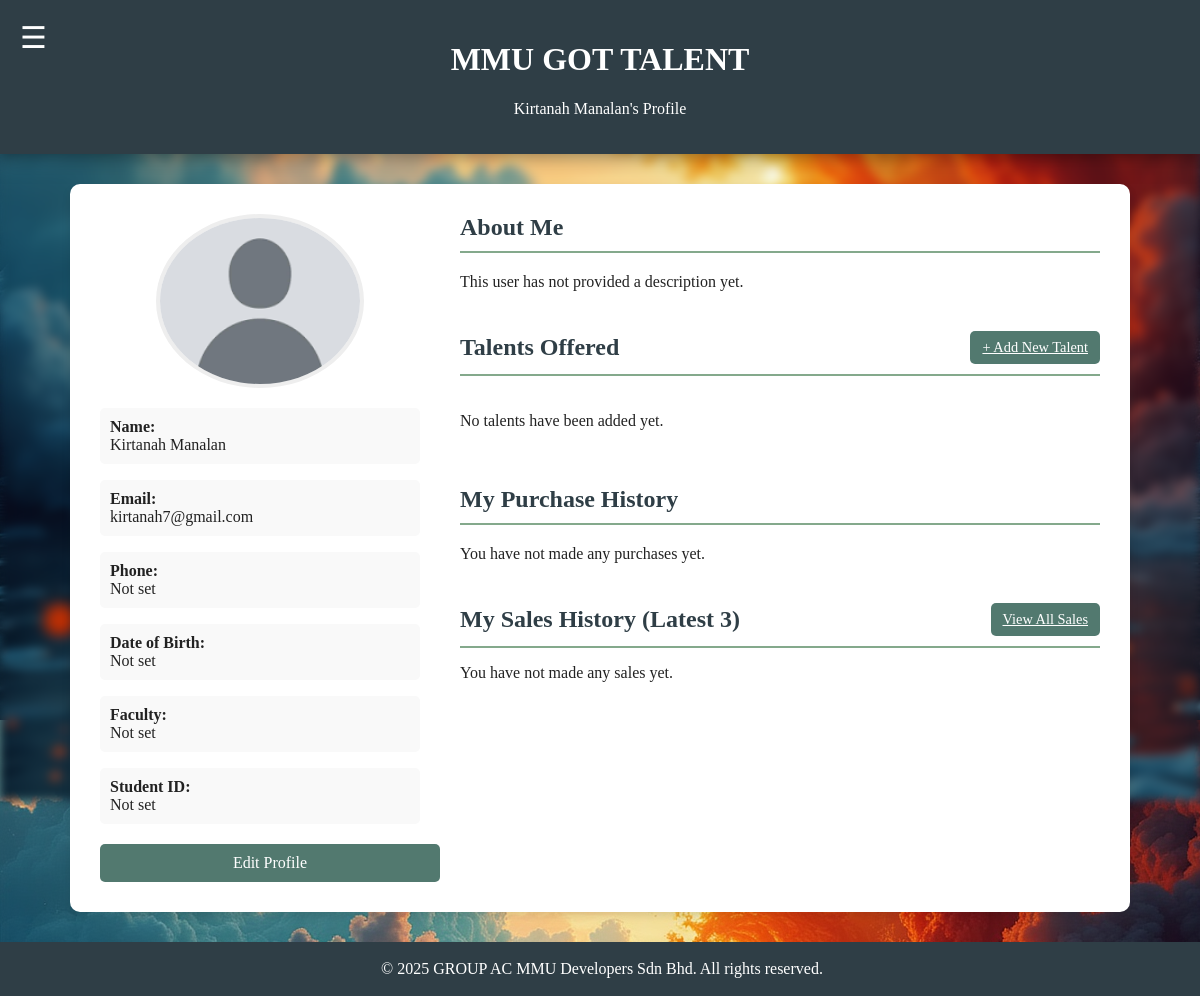
The app's page /userDashboard.php (signed in), older data.
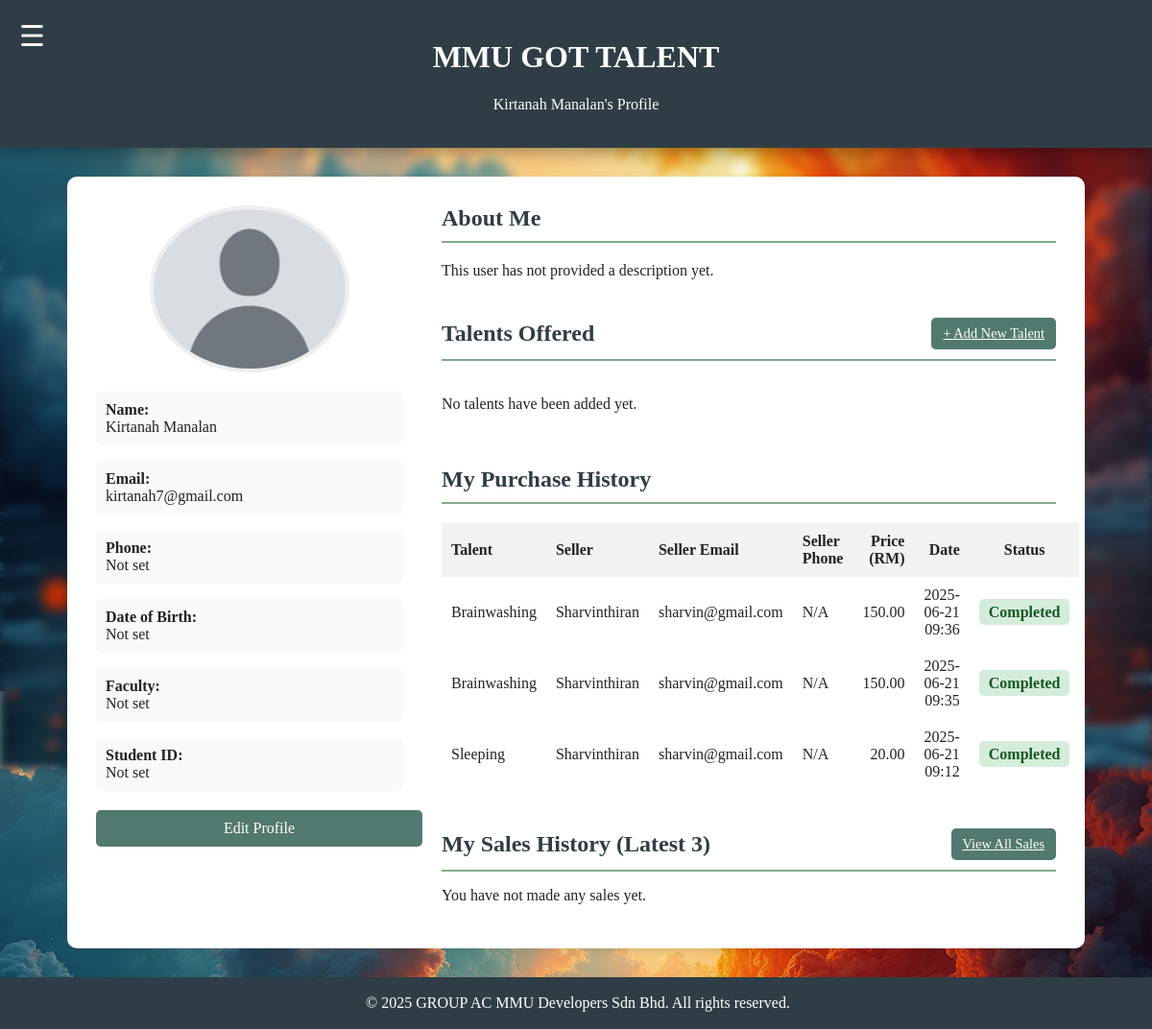
The same page, newer data.
### tables this page shows
CREATE TABLE `users` (
  `user_id` int(11) NOT NULL,
  `name` varchar(100) DEFAULT NULL,
  `email` varchar(100) DEFAULT NULL,
  `phone_number` varchar(20) DEFAULT NULL,
  `password` varchar(255) DEFAULT NULL,
  `role` enum('student','admin') DEFAULT 'student',
  `created_at` timestamp NOT NULL DEFAULT current_timestamp(),
  `student_id` varchar(50) DEFAULT NULL,
  `faculty` varchar(100) DEFAULT NULL,
  `date_of_birth` date DEFAULT NULL,
  `about_me` text DEFAULT NULL,
  `profile_picture` varchar(255) DEFAULT 'default_avatar.png'
);

CREATE TABLE `transactions` (
  `transaction_id` int(11) NOT NULL,
  `buyer_user_id` int(11) NOT NULL,
  `service_id` int(11) NOT NULL,
  `price_at_purchase` decimal(10,2) NOT NULL,
  `transaction_date` timestamp NOT NULL DEFAULT current_timestamp(),
  `status` enum('pending','completed') NOT NULL DEFAULT 'pending'
);

CREATE TABLE `services` (
  `service_id` int(11) NOT NULL,
  `user_id` int(11) NOT NULL,
  `service_title` varchar(255) NOT NULL,
  `service_description` text DEFAULT NULL,
  `service_image` varchar(255) DEFAULT NULL,
  `service_price` decimal(10,2) NOT NULL DEFAULT 0.00
);

### userDashboard.php (the view, shortened to what the rows shown need)
<?php
require 'connection.php';
$profile_user_id = null;
$is_own_profile = false;
if (isset($_GET['id']) && !empty($_GET['id'])) {
    $profile_user_id = intval($_GET['id']);
    if (isset($_SESSION['user_id']) && $_SESSION['user_id'] == $profile_user_id) {
        $is_own_profile = true;
    }
}
else if (isset($_SESSION['user_id'])) {
    $profile_user_id = $_SESSION['user_id'];
    $is_own_profile = true;
}
else {
    header("Location: login.php");
    exit();
}
$stmt = $conn->prepare("SELECT * FROM users WHERE user_id = ?");
if ($stmt) {
    $stmt->bind_param("i", $profile_user_id);
    $stmt->execute();
    $result = $stmt->get_result();
    $user = $result->fetch_assoc();
} else {
    error_log("Failed to prepare statement for fetching user data: " . $conn->error);
}
$purchase_history_result = null;
if ($is_own_profile) {
    $purchase_history_query = $conn->prepare(
        "SELECT t.transaction_id, s.service_title, s.service_image, u.name as seller_name, u.email as seller_email, u.phone_number as seller_phone, t.price_at_purchase, t.transaction_date, t.status
         FROM transactions t
         JOIN services s ON t.service_id = s.service_id
         JOIN users u ON s.user_id = u.user_id
         WHERE t.buyer_user_id = ?
         ORDER BY t.transaction_date DESC"
    );
    if ($purchase_history_query) {
        $purchase_history_query->bind_param("i", $profile_user_id);
        $purchase_history_query->execute();
        $purchase_history_result = $purchase_history_query->get_result();
    } else {
        error_log("Failed to prepare statement for purchase history: " . $conn->error);
    }
}
require 'header.php';
$profile_pic_src = 'images/uploads/profile_pictures/default_avatar.png';
if (!empty($user['profile_picture']) && file_exists('images/uploads/profile_pictures/' . $user['profile_picture'])) {
    $profile_pic_src = 'images/uploads/profile_pictures/' . htmlspecialchars($user['profile_picture']);
} else if (!empty($user['profile_picture']) && !file_exists('images/uploads/profile_pictures/' . $user['profile_picture'])) {
    $profile_pic_src = 'images/uploads/profile_pictures/default_avatar.png';
}
?>
<body>
    <div id="main-content">
        <div class="title-container">
            <h1>MMU GOT TALENT</h1>
            <p style="color: white;"><?php echo htmlspecialchars($user['name']); ?>'s Profile</p>
        </div>
        <div class="profile-view-container" style="max-width: 1000px; margin: 30px auto; background-color: #fff; padding: 30px; border-radius: 10px; box-shadow: 0 4px 8px rgba(0,0,0,0.1); display: flex; flex-wrap: wrap; gap: 40px;">
            <aside class="profile-sidebar" style="flex: 1; min-width: 250px;">
                <img src="<?php echo $profile_pic_src; ?>" alt="Profile Picture" style="width: 100%; max-width: 200px; height: auto; border-radius: 50%; object-fit: cover; border: 4px solid #eee; display: block; margin: 0 auto 20px auto;">
                <div class="profile-details" style="text-align: left;">
                    <p style="background-color: #f9f9f9; padding: 10px; border-radius: 5px; margin-bottom: 10px;"><strong>Name:</strong><br><?php echo htmlspecialchars($user['name']); ?></p>
                    <p style="background-color: #f9f9f9; padding: 10px; border-radius: 5px; margin-bottom: 10px;"><strong>Email:</strong><br><?php echo htmlspecialchars($user['email'] ?? 'Not set'); ?></p>
                    <p style="background-color: #f9f9f9; padding: 10px; border-radius: 5px; margin-bottom: 10px;"><strong>Phone:</strong><br><?php echo htmlspecialchars($user['phone_number'] ?? 'Not set'); ?></p>
                    <p style="background-color: #f9f9f9; padding: 10px; border-radius: 5px; margin-bottom: 10px;"><strong>Date of Birth:</strong><br><?php echo htmlspecialchars($user['date_of_birth'] ?? 'Not set'); ?></p>
                    <p style="background-color: #f9f9f9; padding: 10px; border-radius: 5px; margin-bottom: 10px;"><strong>Faculty:</strong><br><?php echo htmlspecialchars($user['faculty'] ?? 'Not set'); ?></p>
                    <p style="background-color: #f9f9f9; padding: 10px; border-radius: 5px; margin-bottom: 20px;"><strong>Student ID:</strong><br><?php echo htmlspecialchars($user['student_id'] ?? 'Not set'); ?></p>
                </div>
                <?php if ($is_own_profile): ?>
                    <a href="editProfile.php" class="form-button" style="text-decoration: none; text-align:center; display: block; background-color: var(--color-primary);">Edit Profile</a>
                <?php endif; ?>
            </aside>
            <main class="profile-main-content" style="flex: 2; min-width: 300px;">
                <section id="about-me">
                    <h2 style="color: var(--color-title); border-bottom: 2px solid var(--color-surface); padding-bottom: 10px; margin-top: 0;">About Me</h2>
                </section>
                <section id="talents-offered" style="margin-top: 40px;">
                    <div style="display:flex; justify-content: space-between; align-items: center; border-bottom: 2px solid var(--color-surface); padding-bottom: 10px;">
                       <h2 style="color: var(--color-title); margin:0;">Talents Offered</h2>
                    </div>
                </section>
                <?php if ($is_own_profile): ?>
                <section id="purchase-history" style="margin-top: 40px;">
                    <h2 style="color: var(--color-title); border-bottom: 2px solid var(--color-surface); padding-bottom: 10px;">My Purchase History</h2>
                    <?php if ($purchase_history_result && $purchase_history_result->num_rows > 0): ?>
                        <table style="width: 100%; border-collapse: collapse; margin-top: 20px;">
                            <thead>
                                <tr style="background-color: #f2f2f2;">
                                    <th style="padding: 10px; text-align: left;">Talent</th>
                                    <th style="padding: 10px; text-align: left;">Seller</th>
                                    <th style="padding: 10px; text-align: left;">Seller Email</th>
                                    <th style="padding: 10px; text-align: left;">Seller Phone</th>
                                    <th style="padding: 10px; text-align: right;">Price (RM)</th>
                                    <th style="padding: 10px; text-align: right;">Date</th>
                                    <th style="padding: 10px; text-align: center;">Status</th>
                                </tr>
                            </thead>
                            <tbody>
                                <?php while ($purchase = $purchase_history_result->fetch_assoc()): ?>
                                <tr>
                                    <td style="padding: 10px;"><?= htmlspecialchars($purchase['service_title']) ?></td>
                                    <td style="padding: 10px;"><?= htmlspecialchars($purchase['seller_name']) ?></td>
                                    <td style="padding: 10px;"><?= htmlspecialchars($purchase['seller_email'] ?? 'N/A') ?></td>
                                    <td style="padding: 10px;"><?= htmlspecialchars($purchase['seller_phone'] ?? 'N/A') ?></td>
                                    <td style="padding: 10px; text-align: right;"><?= number_format($purchase['price_at_purchase'], 2) ?></td>
                                    <td style="padding: 10px; text-align: right;"><?= date('Y-m-d H:i', strtotime($purchase['transaction_date'])) ?></td>
                                    <td style="padding: 10px; text-align: center;">
                                        <span style="padding: 5px 10px; border-radius: 5px; font-weight: bold; background-color: <?= ($purchase['status'] == 'completed') ? '#d4edda; color: #155724;' : '#fff3cd; color: #856404;' ?>">
                                            <?= ucfirst(htmlspecialchars($purchase['status'])) ?>
                                        </span>
                                    </td>
                                </tr>
                                <?php endwhile; ?>
                            </tbody>
                        </table>
                    <?php else: ?>
                        <p>You have not made any purchases yet.</p>
                    <?php endif; ?>
                </section>
                <?php endif; ?>
                <?php if ($is_own_profile): ?>
                <section id="sales-history" style="margin-top: 40px;">
                    <div style="display:flex; justify-content: space-between; align-items: center; border-bottom: 2px solid var(--color-surface); padding-bottom: 10px;">
                        <h2 style="color: var(--color-title); margin:0;">My Sales History (Latest 3)</h2>
                    </div>
                </section>
                <?php endif; ?>
            </main>
        </div>
    </div>
</body>
</html>

Row changes from the older to the newer data that the page shows:
added transactions: service.service_title "Brainwashing", users.name "Sharvinthiran", users.email "sharvin@gmail.com", users.phone_number "N/A", price_at_purchase "150.00", transaction_date "2025-06-21 09:36", status "Completed"
added transactions: service.service_title "Brainwashing", users.name "Sharvinthiran", users.email "sharvin@gmail.com", users.phone_number "N/A", price_at_purchase "150.00", transaction_date "2025-06-21 09:35", status "Completed"
added transactions: service.service_title "Sleeping", users.name "Sharvinthiran", users.email "sharvin@gmail.com", users.phone_number "N/A", price_at_purchase "20.00", transaction_date "2025-06-21 09:12", status "Completed"
Text that changed along with them:
text no longer shown: "You have not made any purchases yet."
text now shown: "Talent Seller Seller Email Seller Phone Price (RM) Date Status"
